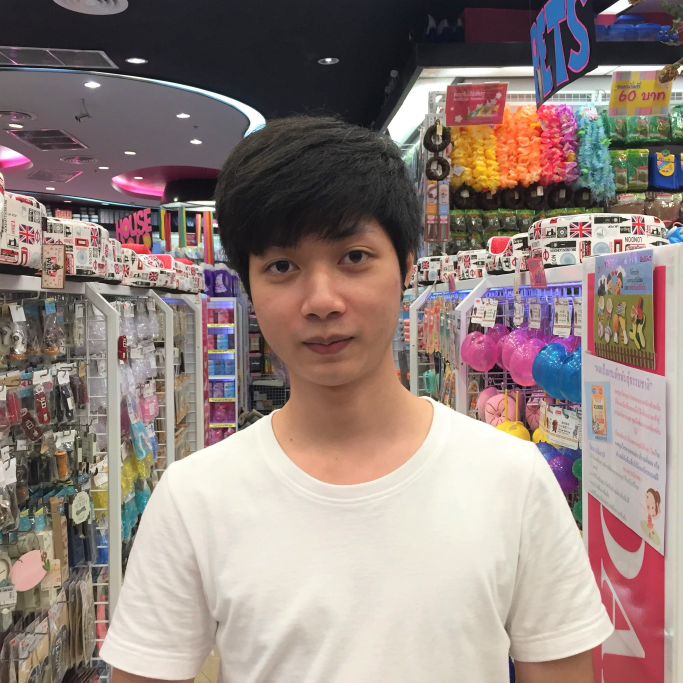
#> input picture src/images/plan/1.jpg, 2048 x 2048 px, given in place of the camera (shown at 1/3 size)
$ python fingers_detection.py   (older library calls are emulated)
#> lines starting #> are read from the running program, lines starting #| are printed output that depends on the picture; after the words box and inside, x2 and y2 are one past the last pixel; in counts of white or black regions, pixels touching at a corner belong together
import cv2
import numpy as np
import math

cap = cv2.VideoCapture(0)

while True:
    try:
        ret, frame = cap.read()
#> frame is the input picture: shape (2048, 2048, 3); mean B, G, R 125.2, 130.3, 146.5
        frame = cv2.flip(frame, 1)
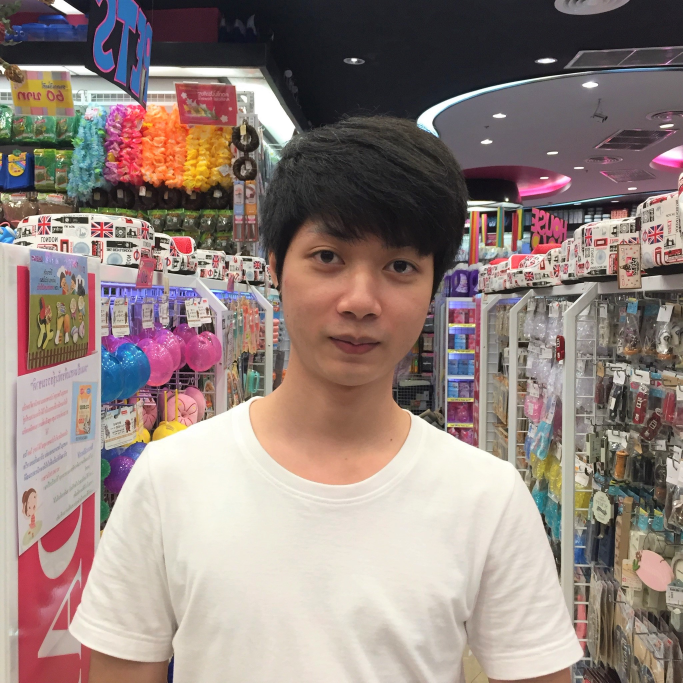
#> frame: shape (2048, 2048, 3) (shown at 1/3 size); mean B, G, R 125.2, 130.3, 146.5
        kernel = np.ones((3, 3), np.uint8)

        roi = frame[100:300, 100:300]
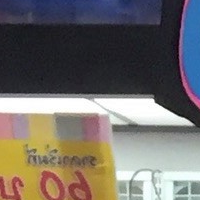
#> roi: shape (200, 200, 3); mean B, G, R 103.9, 107.8, 112.5

        cv2.rectangle(frame, (100, 100), (300, 300), (0, 255, 0), 0)
        hsv = cv2.cvtColor(roi, cv2.COLOR_BGR2HSV)
#> hsv: shape (200, 200, 3); mean H, S, V 82.5, 65.6, 125.6
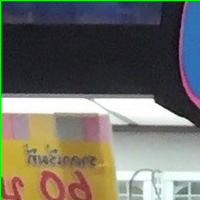
#> roi: shape (200, 200, 3); 1% of pixels changed, all inside (x1, y1, x2, y2) = (0, 0, 200, 200)

        lower_skin =  np.array([0, 20, 70], dtype=np.uint8)
        upper_skin = np.array([20, 255, 255], dtype=np.uint8)

        mask = cv2.inRange(hsv, lower_skin, upper_skin)
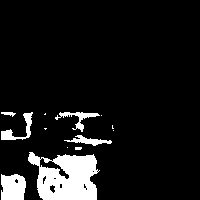
#> mask: shape (200, 200); 9.4% white; 13 white regions (6 under 20 px), largest, box (x1, y1, x2, y2) and area: (28, 152, 100, 200) 2365, (1, 174, 26, 200) 572, (1, 112, 33, 140) 278
        mask = cv2.dilate(mask, kernel, iterations=4)
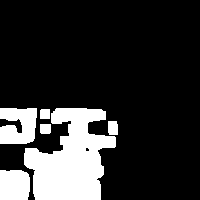
#> mask: shape (200, 200); 19% white; 6 white regions
        mask = cv2.GaussianBlur(mask, (5, 5), 100)
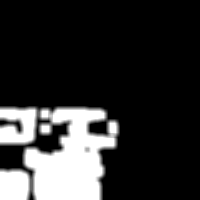
#> mask: shape (200, 200); min 0, max 255, mean 48.4

        _,contours, hierarchy = cv2.findContours(mask, cv2.RETR_TREE, cv2.CHAIN_APPROX_SIMPLE)
#> contours = 9 contours, 5 with area under 20; largest, box (x1, y1, x2, y2) and area: (0, 106, 120, 200) 9486, (28, 123, 67, 153) 493, (89, 121, 107, 134) 174, (37, 120, 50, 123) 22
        cnt = max(contours, key=lambda x: cv2.contourArea(x))
#> cnt = contour of 68 points, box (x1, y1, x2, y2) (0, 106, 120, 200), area 9486

        epsilon = 0.0005 * cv2.arcLength(cnt, True)
#> epsilon = 0.245
        approx = cv2.approxPolyDP(cnt, epsilon, True)
#> approx has the same summary as cnt

        hull = cv2.convexHull(cnt)
#> hull = contour of 10 points, box (x1, y1, x2, y2) (0, 106, 120, 200), area 10452
        areahull = cv2.contourArea(hull)
#> areahull = 10452.5
        areacnt = cv2.contourArea(cnt)
#> areacnt = 9485.5
        arearatio = ((areahull - areacnt) / areacnt) * 100
#> arearatio = 10.19
        hull = cv2.convexHull(approx, returnPoints=False)
#> hull = [55, 53, 51, 48, 46, 45, 42, 27, 19, 0]
        defects = cv2.convexityDefects(approx, hull)
#> defects = [[55, 0, 59, 768], [0, 19, 12, 5888], [19, 27, 23, 1024], [27, 42, 37, 3713], [42, 45, 43, 463], [46, 48, 47, 162], [48, 51, 49, 1722], [51, 53, 52, 229], [53, 55, 54, 238]]

        l = 0

          # Code for finding no. of defects due to fingers
        for i in range(defects.shape[0]):
            s, e, f, d = defects[i, 0]
            start = tuple(approx[s][0])
            end = tuple(approx[e][0])
            far = tuple(approx[f][0])
            pt= (100, 180)


            # Find length of all sides of triangle
            a = math.sqrt((end[0] - start[0]) ** 2 + (end[1] - start[1]) ** 2)
            b = math.sqrt((far[0] - start[0]) ** 2 + (far[1] - start[1]) ** 2)
            c = math.sqrt((end[0] - far[0]) ** 2 + (end[1] - far[1]) ** 2)
            s = (a + b + c) / 2
            ar = math.sqrt(s * (s - a) * (s - b) * (s - c))

            # Distance between point and convex hull
            d=(2*ar)/a

            # Apply cosine rule here
            angle = math.acos((b ** 2 + c ** 2 - a ** 2)/(2 * b * c)) * 57


            # Ignore angles > 90 and ignore points very close to convex hull(they generally come due to noise)
            if angle <= 90 and d > 30:
                l += 1
                cv2.circle(roi, far, 3, [255, 0, 0], -1)

            # Draw lines around hand
            cv2.line(roi,start, end, [0, 255, 0], 2)
#> this loop made 9 passes
#> (e, f, start, end, far, a) on passes 1 to 9: (0, 59, (88, 106), (0, 106), (52, 109), 88), (19, 12, (0, 106), (0, 199), (23, 146), 93), (27, 23, (0, 199), (102, 199), (31, 195), 102), (42, 37, (102, 199), (117, 148), (101, 151), 53.16), (45, 43, (117, 148), (119, 136), (117, 137), 12.17), (48, 47, (119, 122), (118, 119), (118, 121), 3.16), (51, 49, (118, 119), (107, 109), (108, 119), 14.87), (53, 52, (107, 109), (103, 107), (105, 109), 4.47), (55, 54, (103, 107), (88, 106), (89, 107), 15.03)
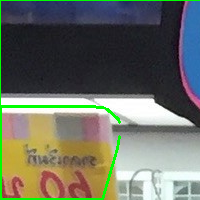
#> roi: shape (200, 200, 3); 2.13% of pixels changed, all inside (x1, y1, x2, y2) = (1, 105, 121, 200)
#> after the loop, l = 0


        l+=1
#> l = 1

        # Print corresponding gestures which are in their ranges
        font = cv2.FONT_HERSHEY_SIMPLEX
#> font = 0
        if l == 1:
            if areacnt < 2000:
                cv2.putText(frame, 'Put hand in the box', (0, 50), font, 2, (0, 0, 255), 3, cv2.LINE_AA)
            else:
                if arearatio < 12:
                    cv2.putText(frame, '0', (0, 50), font, 2, (0, 0, 255), 3, cv2.LINE_AA)

                elif arearatio < 17.5:
                    cv2.putText(frame, 'Best of luck', (0, 50), font, 2, (0, 0, 255), 3, cv2.LINE_AA)

                else:
                    cv2.putText(frame, '1', (0, 50), font, 2, (0, 0, 255), 3, cv2.LINE_AA)

        elif l == 2:
            cv2.putText(frame, '2', (0, 50), font, 2, (0, 0, 255), 3, cv2.LINE_AA)

        elif l == 3:

              if arearatio < 27:
                    cv2.putText(frame, '3', (0, 50), font, 2, (0, 0, 255), 3, cv2.LINE_AA)
              else:
                    cv2.putText(frame, 'ok', (0, 50), font, 2, (0, 0, 255), 3, cv2.LINE_AA)

        elif l == 4:
            cv2.putText(frame, '4', (0, 50), font, 2, (0, 0, 255), 3, cv2.LINE_AA)

        elif l == 5:
            cv2.putText(frame, '5', (0, 50), font, 2, (0, 0, 255), 3, cv2.LINE_AA)

        elif l == 6:
            cv2.putText(frame,'reposition', (0, 50), font, 2, (0, 0, 255), 3, cv2.LINE_AA)

        else :
            cv2.putText(frame,'reposition', (10, 50), font, 2, (0, 0, 255), 3, cv2.LINE_AA)

        # Display
        cv2.imshow('Mask', mask)
        cv2.imshow('Fingers_detection', frame)
    except:
        pass

    if cv2.waitKey(20) & 0xFF == ord('q'):
#> (key q is pressed here)
        break

cv2.destroyAllWindows()
cap.release()

$ run again, on src/images/plan/2.jpg
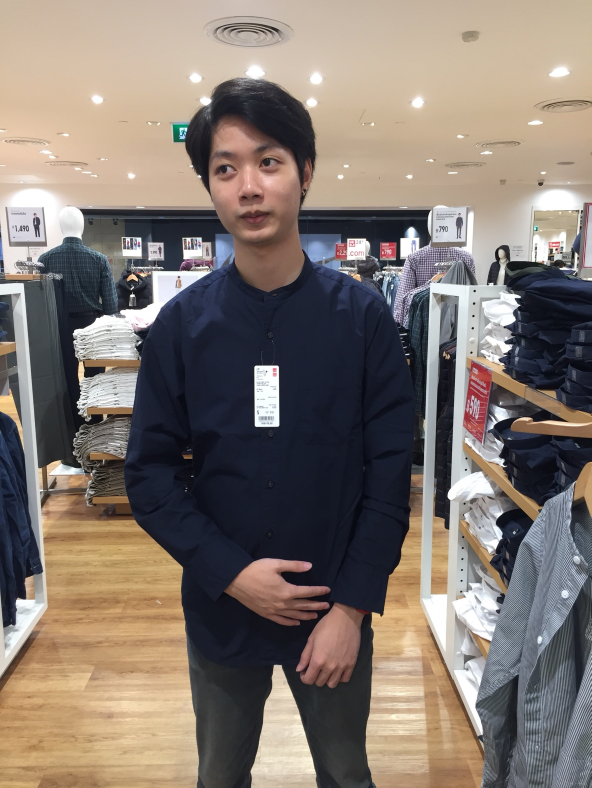
#> input picture src/images/plan/2.jpg, 1774 x 2364 px, given in place of the camera (shown at 1/3 size)
#> frame is the input picture: shape (2364, 1774, 3); mean B, G, R 111.9, 119.5, 130.3
#> hsv: shape (200, 200, 3); mean H, S, V 17.7, 57.6, 208.6
#> `mask = cv2.dilate(mask, kernel, iterations=4)`:
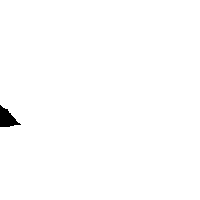
#> mask: shape (200, 200); 99.4% white; 1 black region
#> contours = 1 contour; box (x1, y1, x2, y2) and area: (0, 0, 200, 200) 39452
#> cnt = contour of 24 points, box (x1, y1, x2, y2) (0, 0, 200, 200), area 39452
#> epsilon = 0.408
#> approx = contour of 18 points, box (x1, y1, x2, y2) (0, 0, 200, 200), area 39452
#> `hull = cv2.convexHull(cnt)`: hull = [[199, 0], [199, 199], [0, 199], [0, 0]]
#> areahull = 39601
#> areacnt = 39451.5
#> arearatio = 0.379
#> `hull = cv2.convexHull(approx, returnPoints=False)`: hull = [17, 16, 15, 0]
#> defects = [[0, 15, 9, 3584]]
#> the loop `for i in range(defects.shape[0]):` made 1 pass
#> (e, f, start, end, far, a) on pass 1: (15, 9, (0, 0), (0, 199), (14, 121), 199)
#> after the loop `for i in range(defects.shape[0]):`:
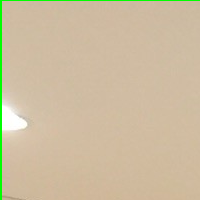
#> roi: shape (200, 200, 3); mean B, G, R 160.3, 189.5, 205
#> after the loop `for i in range(defects.shape[0]):`: l = 0
#> `l+=1`: l = 1
#> font = 0

$ run again, on src/images/plan/4.jpg
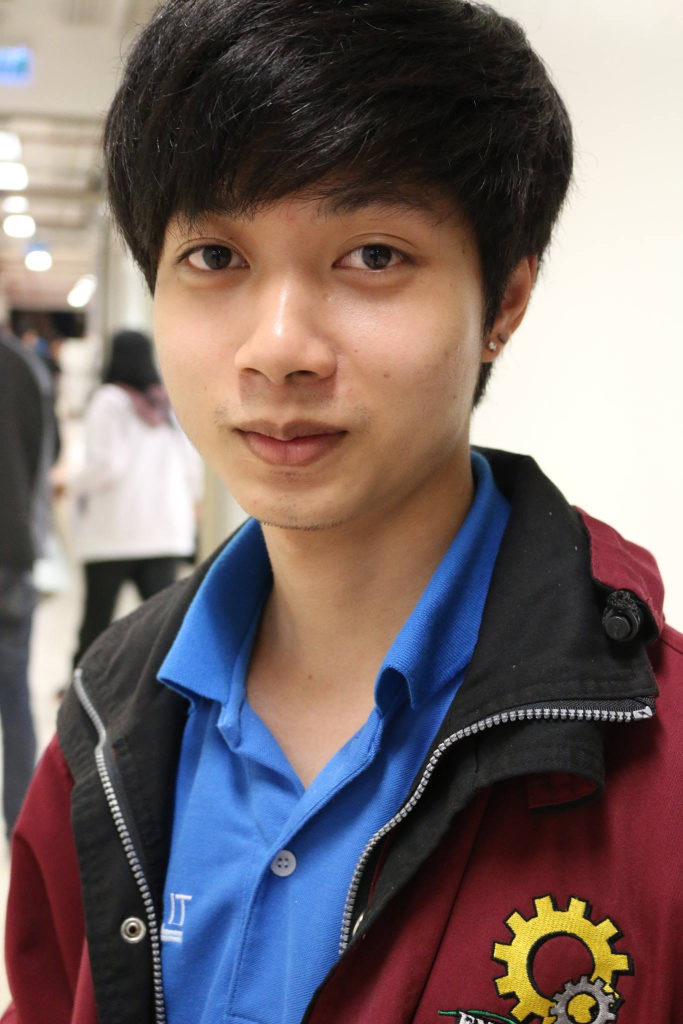
#> input picture src/images/plan/4.jpg, 1365 x 2048 px, given in place of the camera (shown at 1/2 size)
#> frame is the input picture: shape (2048, 1365, 3); mean B, G, R 104.6, 104.7, 118.5
#> hsv: shape (200, 200, 3); mean H, S, V 19.1, 31.2, 192.1
#> contours = 5 contours; box (x1, y1, x2, y2) and area: (94, 0, 200, 200) 11994, (27, 70, 55, 98) 729, (43, 38, 71, 66) 729, (75, 6, 103, 34) 729, (158, 130, 193, 153) 606
#> cnt = contour of 132 points, box (x1, y1, x2, y2) (94, 0, 200, 200), area 11994
#> epsilon = 0.375
#> approx = contour of 118 points, box (x1, y1, x2, y2) (94, 0, 200, 200), area 11994
#> `hull = cv2.convexHull(cnt)`: hull = contour of 9 points, box (x1, y1, x2, y2) (94, 0, 200, 200), area 15798
#> areahull = 15798
#> areacnt = 11994
#> arearatio = 31.72
#> `hull = cv2.convexHull(approx, returnPoints=False)`: hull = [103, 68, 58, 57, 41, 40, 7, 1, 0]
#> defects = [[103, 0, 109, 2048], [1, 7, 3, 6875], [7, 40, 17, 6361], [41, 57, 43, 3296], [58, 68, 63, 1894], [68, 103, 86, 5410]]
#> the loop `for i in range(defects.shape[0]):` made 6 passes
#> (e, f, start, end, far, a) on passes 1 to 6: (0, 109, (199, 80), (199, 0), (191, 47), 80), (7, 3, (155, 0), (107, 22), (154, 30), 52.8), (40, 17, (107, 22), (94, 136), (123, 101), 114.7), (57, 43, (94, 150), (98, 199), (107, 151), 49.16), (68, 63, (126, 199), (154, 178), (131, 186), 35), (103, 86, (154, 178), (199, 80), (156, 123), 107.8)
#> after the loop `for i in range(defects.shape[0]):`:
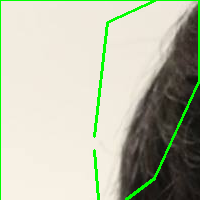
#> roi: shape (200, 200, 3); mean B, G, R 169.4, 189.4, 185.2
#> after the loop `for i in range(defects.shape[0]):`: l = 0
#> `l+=1`: l = 1
#> font = 0
#> `cv2.putText(frame, '1', (0, 50), font, 2, (0, 0, 255), 3, cv2.LINE_AA)`:
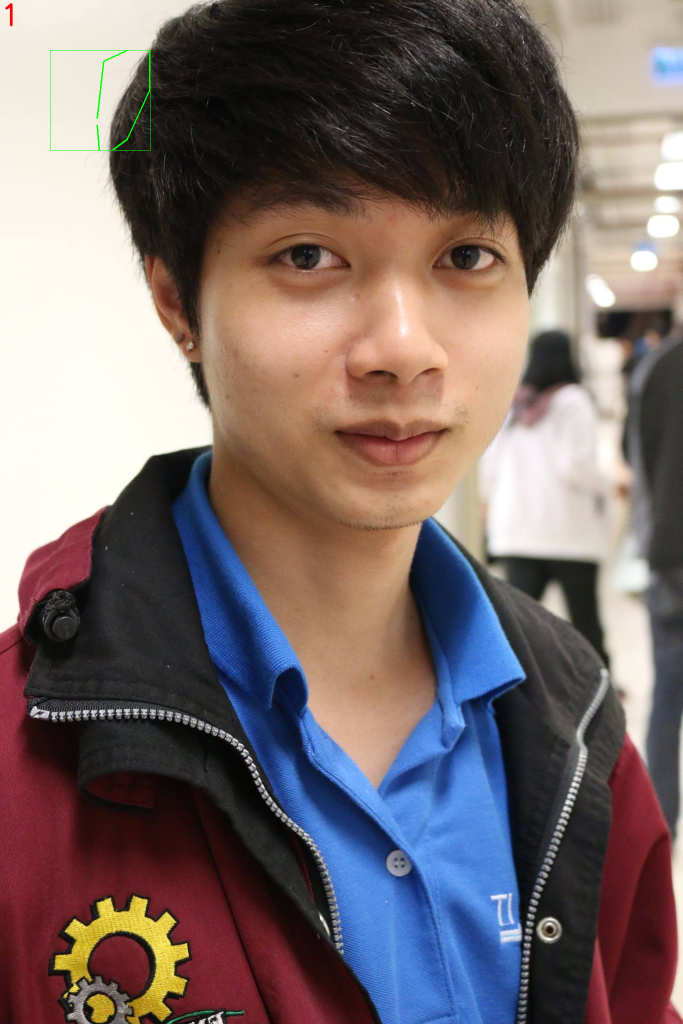
#> frame: shape (2048, 1365, 3) (shown at 1/2 size); mean B, G, R 104.4, 104.8, 118.4
